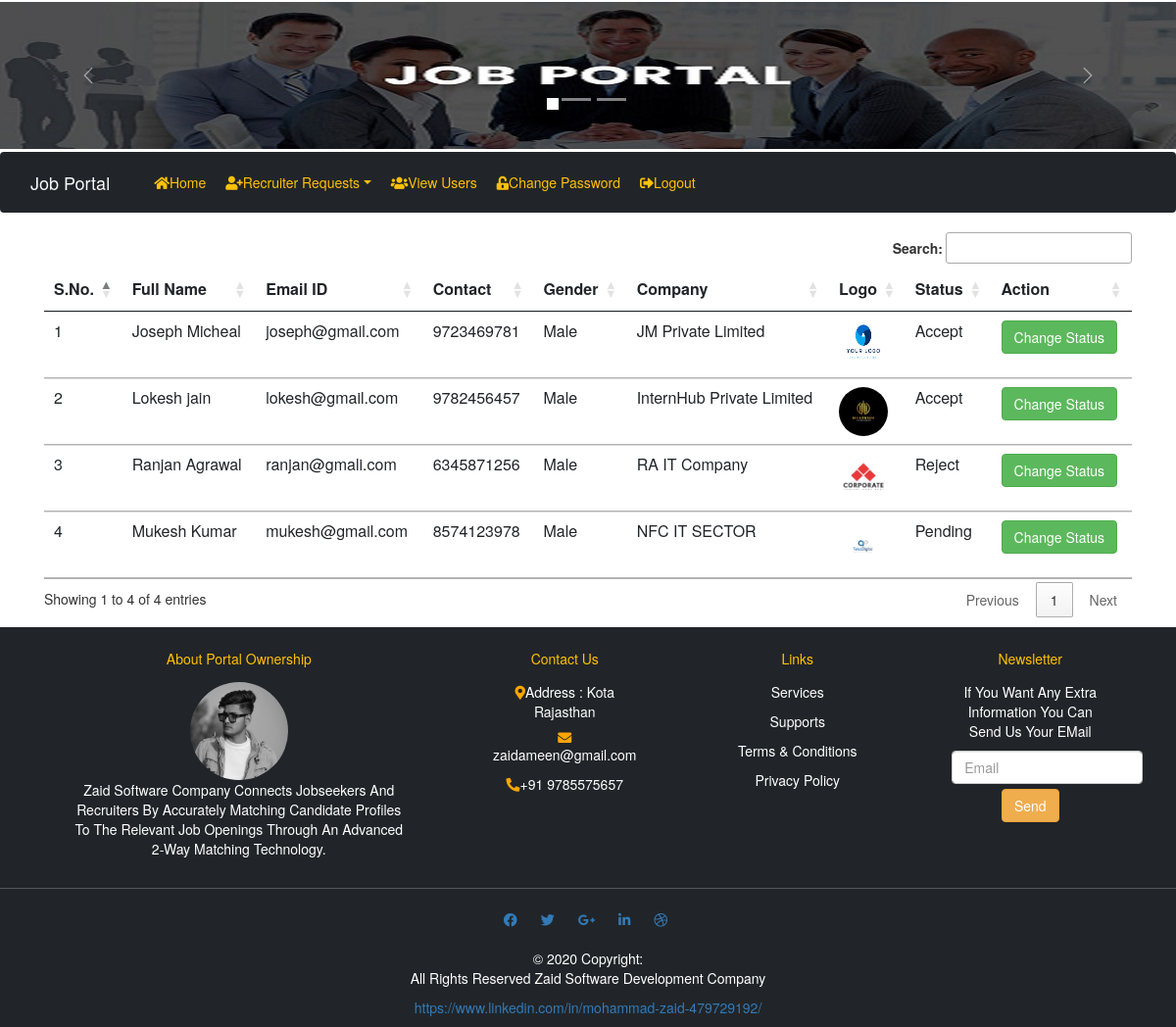
The app's page /recruiter_all (signed in) with its own data.
### app1/models.py (models this page shows, shortened)
class Recruiter(models.Model):
    user=models.ForeignKey(User,on_delete=models.CASCADE)
    mobile=models.CharField(max_length=15,null=True)
    image=models.FileField(null=True)
    gender=models.CharField(max_length=10,null=True)
    company=models.CharField(max_length=100,null=True)
    type=models.CharField(max_length=15,null=True)
    status=models.CharField(max_length=20,null=True)

### app1/views.py (the view)
# urls.py: path('recruiter_all', recruiter_all, name="recruiter_all"),
def recruiter_all(request):
    if  not request.user.is_authenticated:
        return redirect('admin_login')
    data=Recruiter.objects.all()
    d={'data':data}
    return render(request,'Recruiter_all.html',d)

### app1/templates/Recruiter_all.html
{% load static %}
{% block body %}
{% include 'admin_navigation.html' %}
 <div class="container my-3">
        <div class="row">
        <div class="col-lg-12 col-md-8 col-sm-8 text1">
            <table class="table table-hover " id="example">
                <thead>
                <tr class="thesd-dark">
                    <th>S.No.</th>
                    <th>Full Name</th>
                    <th>Email ID</th>
                    <th>Contact</th>
                    <th>Gender</th>
                    <th>Company</th>
                    <th>Logo</th>
                    <th>Status</th>
                    <th>Action</th>
                </tr>
                </thead>
                <tbody>
                {% for i in data %}
                <tr>
                    <td>{{forloop.counter}}</td>
                    <td>{{i.user.first_name}} {{i.user.last_name}} </td>
                    <td>{{i.user.username}}</td>
                    <td>{{i.mobile}}</td>
                    <td>{{i.gender}}</td>
                    <td>{{i.company}}</td>
                    <td><img src="{{i.image.url}}" style="width:50px; height:50px; border-radius:50%"></td>
                    <td>{{i.status}}</td>
                    <td><a class="btn btn-success"href="{% url 'change_status' i.id %}">Change Status</a></td>
                </tr>
                {% endfor %}
                </tbody>
            </table>
    </div>
 </div>
 </div>
{% include 'footer.html' %}
{% endblock %}

### records on screen
Recruiter: user.first_name "Joseph", user.last_name "Micheal", user.username "joseph@gmail.com", mobile "9723469781", gender "Male", company "JM Private Limited", image (picture), status "Accept"
Recruiter: user.first_name "Lokesh", user.last_name "jain", user.username "lokesh@gmail.com", mobile "9782456457", gender "Male", company "InternHub Private Limited", image (picture), status "Accept"
Recruiter: user.first_name "Ranjan", user.last_name "Agrawal", user.username "ranjan@gmali.com", mobile "6345871256", gender "Male", company "RA IT Company", image (picture), status "Reject"
Recruiter: user.first_name "Mukesh", user.last_name "Kumar", user.username "mukesh@gmail.com", mobile "8574123978", gender "Male", company "NFC IT SECTOR", image (picture), status "Pending"
